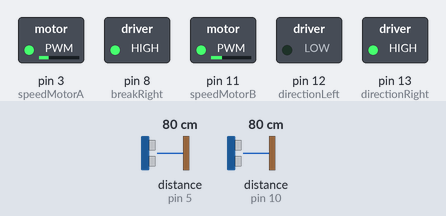
Simulated run of this sketch. Board: Arduino Uno, built with avr-gcc and run on an emulated ATmega328P. On the bench: switched loads named in the sketch (green lamp = pin HIGH). Wiring (inferred from the names in the program): 2 × ultrasonic range finder: trigger pin 4, echo pin 5 / trigger pin 7, echo pin 10. Dashed ring = blinking. The inputs (shaded band) are chosen by the test bench; at power-on: distance to the obstacle (sensors on pin 5, pin 10) 80 cm. The echo pulse lasts 58.3 µs per cm; pins used as bus, display or sensor lines are not drawn.

Above: at 1.8 s.
1.9 s: distance to the obstacle (sensor on pin 5) set to 13 cm
5.4 s: distance to the obstacle (sensor on pin 5) set to 10 cm
At 7.2 s:
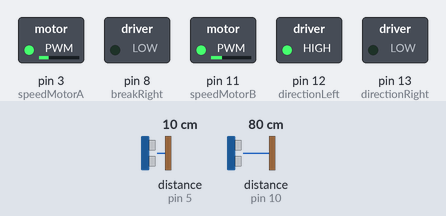
7.5 s: distance to the obstacle (sensor on pin 5) set to 18 cm
At 8.0 s:
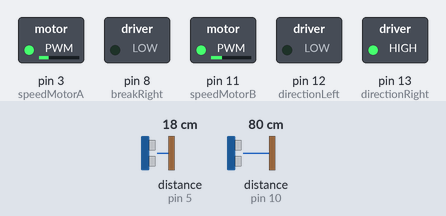
11.6 s: distance to the obstacle (sensor on pin 5) set to 2 cm
At 13.2 s:
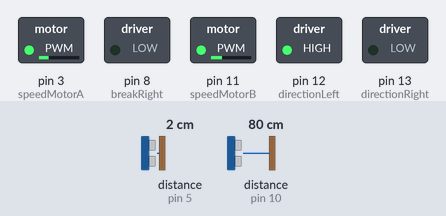
Timing chart, 0 to 14.2 s (numbered marks = the images above; inputs shaded):
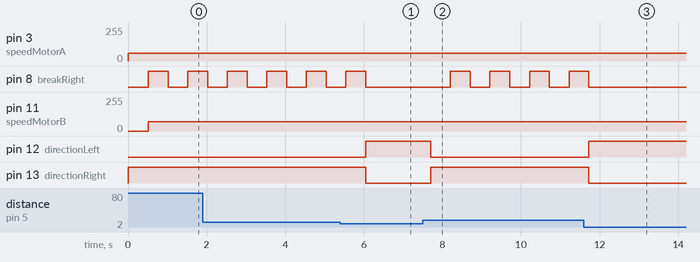

Measured:
- the behaviour switches between 12 and 11 cm on distance to the obstacle (sensor on pin 5) (found by bisection; images 0 and 1)
- after the input at 5.4 s, pin 8 (breakRight): goes on until 6.1 s, then stays LOW; pin 12 (directionLeft): LOW → HIGH after 0.65 s; pin 13 (directionRight): HIGH → LOW after 0.65 s
- after the input at 7.5 s, pin 8 (breakRight): alternates HIGH for 0.51 s and LOW for 0.50 s, starting after 0.70 s; pin 12 (directionLeft): HIGH → LOW after 0.20 s; pin 13 (directionRight): LOW → HIGH after 0.20 s
- after the input at 11.6 s, pin 8 (breakRight): goes on until 11.7 s, then stays LOW; pin 12 (directionLeft): LOW → HIGH after 0.13 s; pin 13 (directionRight): HIGH → LOW after 0.13 s
- by itself, pin 8 (breakRight): alternates HIGH for 0.51 s and LOW for 0.50 s

The sketch:

sensortest.ino.ino
```cpp
int echoPin1 = 10;
int triggerPin1 = 7;
int echoPin2 = 5;
int triggerPin2 = 4;

//defining pins for the motors
int directionLeft = 12;
int breakLeft = 9;
int speedMotorA = 3;

int directionRight = 13;
int breakRight = 8;
int speedMotorB = 11;


//defining min/max range
int maximumRange1 = 10000; // Maximum range needed
int minimumRange1 = 15; // Minimum range needed

int maximumRange2 = 10; // Maximum range needed
int minimumRange2 = 0; // Minimum range needed

long duration1, duration2, distance1, distance2; // Duration is used to calculate distance

bool first = true;

void setup() {
  Serial.begin (9600);

  //Setup Ultrasonic Sensor upper
  pinMode(echoPin1, INPUT); //Initiates Echo Pin 1
  pinMode(triggerPin1, OUTPUT); //Initiates Trigger Pin 1

  //Setup Ultrasonic Sensor lower
  pinMode(echoPin2, INPUT); //Initiates Echo Pin 2
  pinMode(triggerPin2, OUTPUT); //Initiates Trigger Pin 2

  //Setup Channel A
  pinMode(directionLeft, OUTPUT); //Initiates Motor Channel A pin
  pinMode(breakLeft, OUTPUT); //Initiates Brake Channel A pin

  //Setup Channel B
  pinMode(directionRight, OUTPUT); //Initiates Motor Channel B pin
  pinMode(breakRight, OUTPUT);  //Initiates Brake Channel B pin

}


//testing sensor response
void loop(){

  digitalWrite(triggerPin1, LOW);
  delayMicroseconds(2);

  digitalWrite(triggerPin1, HIGH);
  delayMicroseconds(10);

  digitalWrite(triggerPin1, LOW);
  duration1 = pulseIn(echoPin1, HIGH);

  //The following trigPin/echoPin 2 cycle is used to determine the
    // distance of the nearest object by bouncing soundwaves off of it.
  digitalWrite(triggerPin2, LOW);
  delayMicroseconds(2);

  digitalWrite(triggerPin2, HIGH);
  delayMicroseconds(10);

  digitalWrite(triggerPin2, LOW);
  duration2 = pulseIn(echoPin2, HIGH);

  //Calculate the distance (in cm) based on the speed of sound.
  distance1 = duration1 / 58.2;
  distance2 = duration2 / 58.2;

 /* Serial.print("upper sensor: ");
  Serial.println(distance1);
  Serial.print("lower sensor: ");
  Serial.println(distance2);
  Serial.print("Safe passage: ");
  Serial.println(safePassage());

  Serial.println(" ");
  Serial.println(" ");
  delay(1000);
*/

//insert in main when tested
  if(safePassage()){
    goForward();
  }else{
    stopMotors();
    maneuver();
  }


 }

//insert into main
bool safePassage() {
  if (distance1 >= minimumRange1 && distance1 <= maximumRange1 && distance2 >= minimumRange2 && distance2 <= maximumRange2) {
    return true;
  } else {
    return false;
  }
}

//insert into main
bool obstacleInFront(){
  if(distance1<=minimumRange1){
    return true;
  }else{
    return false;
  }
  return true;
}

//insert into main
bool obstacleDown(){
   if (distance2 >= maximumRange2 ){
      return true;
    }else{
      return false;
    }
}

//test when sensors work 100 % should be fine
//insert into main
void maneuver(){
  if (obstacleDown){
    reverse();
    turnLeft();
  }  else if(obstacleInFront()){
   turnRight();
  }
}


void goForward() {
  digitalWrite(directionLeft, HIGH);
  digitalWrite(breakLeft, LOW);
  analogWrite(speedMotorA, 60);

  digitalWrite(directionRight, LOW);
  digitalWrite(breakRight, LOW);
  analogWrite(speedMotorB, 70);

  delay(200);
}

void stopMotors() {
  digitalWrite(breakLeft, HIGH);
  digitalWrite(breakRight, HIGH);

}

void turnRight() {

  digitalWrite(breakLeft, HIGH);
  digitalWrite(directionRight, HIGH);
  digitalWrite(breakRight, LOW);
  analogWrite(speedMotorA, 70);

  delay(500);

}

void turnLeft() {
  digitalWrite(breakRight, HIGH);
  digitalWrite(directionLeft, LOW);
  digitalWrite(breakLeft, LOW);
  analogWrite(speedMotorB, 70);

    delay(500);

}


//insert into main
void reverse() {
  digitalWrite(directionLeft, LOW);
  digitalWrite(breakLeft, LOW);
  analogWrite(speedMotorA, 60);

  digitalWrite(directionRight, HIGH);
  digitalWrite(breakRight, LOW);
  analogWrite(speedMotorA, 60);

  delay(500);
}
```
